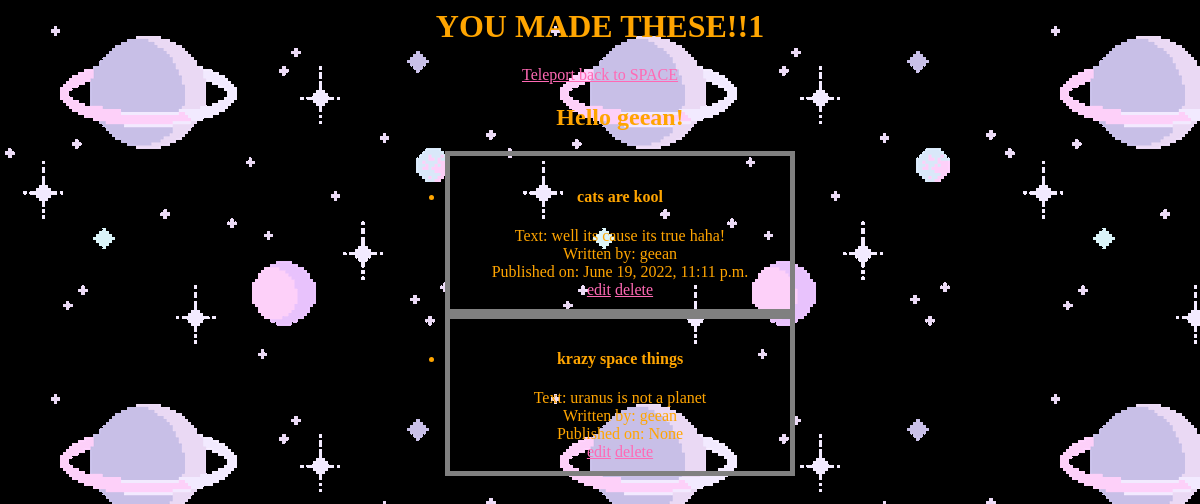
/blogs/selfPublished/ (signed in), run on the app's committed database.
### blogs/models.py (models this page shows, shortened)
class Post(models.Model):
    author = models.ForeignKey(User, on_delete=models.CASCADE)
    title = models.CharField(max_length=200)
    text = models.TextField()
    created_date = models.DateTimeField(default=timezone.now)
    published_date = models.DateTimeField(blank=True, null=True)

### blogs/views.py (the view)
# urls.py: path('selfPublished/', views.FilterAuthorView.as_view(), name='selfPub'),
class FilterAuthorView(generic.ListView):
    template_name = 'blogs/filauthor.html'
    context_object_name = 'blogs_list'
    def get_queryset(self):
        me = User.objects.get(username=self.request.user)
        return Post.objects.filter(author=me)

### blogs/templates/blogs/filauthor.html
{% load static %}
<link rel="stylesheet" type = "text/css" href="{% static 'blogs/styles.css' %}">
<h1>YOU MADE THESE!!1 </h1>
<a href="{% url 'blogs:index' %}"> Teleport back to SPACE </a>
{% if blogs_list %}
        <ul>
        <h2> Hello {{user.username}}!</h2>
        {% for blog in blogs_list %}
            <li>
                <h4>{{ blog.title }}<br></h4>
                Text: {{ blog.text }} <br>
                Written by: {{ blog.author }} <br>
                Published on: {{ blog.published_date }} <br>
                <span><a href="{% url 'blogs:update' blog.id %}">edit</a></span>
                <span><a href="{% url 'blogs:delete' blog.id %}">delete</a></span><br>
            </li>
        {% endfor %}
        </ul>
{% else %}
    <p>You need to write more</p>
{% endif %}

### blogs/static/blogs/styles.css (style rules this page uses)
li { width: 320px; padding: 10px; border: 5px solid gray; margin-left: auto; margin-right: auto; }
a { color: hotpink }

### data on the page
Post: title "cats are kool", text "well its cause its true haha!", author "geean", published_date "June 19, 2022, 11:11 p.m."
Post: title "krazy space things", text "uranus is not a planet", author "geean", published_date "None"

### other printed values
{{ user.username }} "geean"
